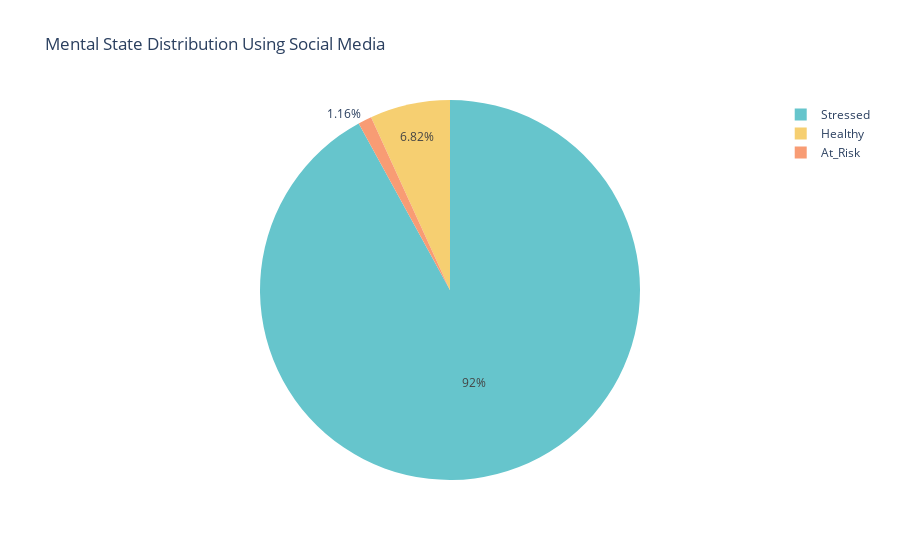

The notebook cell saved with this chart:
### Code cell
# mental_state pie chart use social media
px.pie(
    train.groupby("mental_state").size().reset_index(name="count"),
    names="mental_state",
    values="count",
    title="Mental State Distribution Using Social Media",
    color_discrete_sequence=px.colors.qualitative.Pastel
).show()

### Figure 1 — Plotly figure (JSON) as saved in the notebook; plotly's stock layout.template omitted (floating-point values rounded to 4 significant figures)
{"data": [{"domain": {"x": [0, 1], "y": [0, 1]}, "hovertemplate": "mental_state=%{label}<br>count=%{value}<extra></extra>", "labels": ["At_Risk", "Healthy", "Stressed"], "legendgroup": "", "name": "", "showlegend": true, "type": "pie", "values": [58, 341, 4601]}], "layout": {"legend": {"tracegroupgap": 0}, "piecolorway": ["rgb(102, 197, 204)", "rgb(246, 207, 113)", "rgb(248, 156, 116)", "rgb(220, 176, 242)", "rgb(135, 197, 95)", "rgb(158, 185, 243)", "rgb(254, 136, 177)", "rgb(201, 219, 116)", "rgb(139, 224, 164)", "rgb(180, 151, 231)", "rgb(179, 179, 179)"], "title": {"text": "Mental State Distribution Using Social Media"}}}
